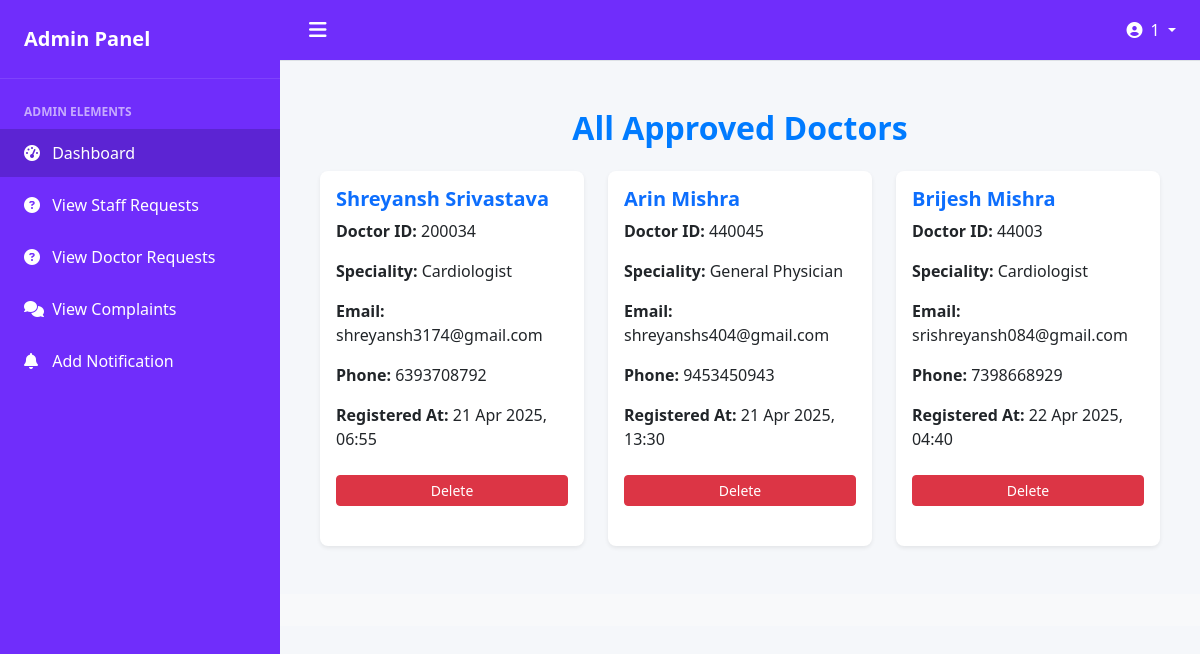
Page /adminapp/viewdoctor/ (signed in) on the committed database.
### adminapp/models.py (models this page shows, shortened)
class DoctorRegister(models.Model):
    doctor_id = models.CharField(max_length=20, primary_key=True)
    doctor_name = models.CharField(max_length=100)
    doctors_speciality = models.CharField(max_length=80)
    doctor_email = models.EmailField()
    doctor_phone = models.CharField(max_length=20)
    doctor_password = models.CharField(max_length=100)
    created_at = models.DateTimeField(auto_now_add=True)

### adminapp/views.py (the view)
# urls.py: path('viewdoctor/',views.viewdoctor,name='viewdoctor'),
@cache_control(no_store=True, no_cache=True, must_revalidate=True)
def viewdoctor(req):
    if 'adminid' not in req.session:  # Ensure admin is logged in
        return redirect('login')
    doctors = DoctorRegister.objects.all().order_by('created_at')
    return render(req, 'viewdoctor.html', {'doctors': doctors})

### adminapp/templates/viewdoctor.html
{% extends 'adminbase.html' %}
{% load static %}
{% block admin %}
<div class="container py-4">
    <h2 class="text-center mb-4" style="font-weight: 600; color: #007bff;">All Approved Doctors</h2>
    {% if doctors %}
        <div class="row g-4">
            {% for doc in doctors %}
            <div class="col-md-6 col-lg-4">
                <div class="card shadow-sm h-100">
                    <div class="card-body">
                        <h5 class="card-title text-primary fw-bold">{{ doc.doctor_name }}</h5>
                        <p class="card-text"><strong>Doctor ID:</strong> {{ doc.doctor_id }}</p>
                        <p class="card-text"><strong>Speciality:</strong> {{ doc.doctors_speciality }}</p>
                        <p class="card-text"><strong>Email:</strong> {{ doc.doctor_email }}</p>
                        <p class="card-text"><strong>Phone:</strong> {{ doc.doctor_phone }}</p>
                        <p class="card-text"><strong>Registered At:</strong> {{ doc.created_at|date:"d M Y, H:i" }}</p>
                        <a href="{% url 'adminapp:dkp' doc.doctor_id %}" class="btn btn-danger btn-sm w-100 mt-2">Delete</a>
                    </div>
                </div>
            </div>
            {% endfor %}
        </div>
    {% else %}
        <div class="alert alert-info text-center fw-bold fs-5 mt-4">
            No approved doctors found.
        </div>
    {% endif %}
</div>
{% endblock %}

### adminapp/templates/adminbase.html (style rules this page uses)
:root { --primary: rgb(112, 45, 251); --primary-hover: rgb(92, 36, 211); --sidebar-width: 280px; }
body { font-family: 'Segoe UI', Tahoma, Geneva, Verdana, sans-serif; background-color: #f5f7fa; margin: 0; overflow-x: hidden; }
.card { background-color: #fff; border: none; border-radius: 0.5rem; box-shadow: 0 0.125rem 0.25rem rgba(0, 0, 0, 0.075); margin-bottom: 1.5rem; }

### rows in the picture
DoctorRegister: doctor_name "Shreyansh Srivastava", doctor_id "200034", doctors_speciality "Cardiologist", doctor_email "shreyansh3174@gmail.com", doctor_phone "6393708792", created_at "21 Apr 2025, 06:55"
DoctorRegister: doctor_name "Arin Mishra", doctor_id "440045", doctors_speciality "General Physician", doctor_email "shreyanshs404@gmail.com", doctor_phone "9453450943", created_at "21 Apr 2025, 13:30"
DoctorRegister: doctor_name "Brijesh Mishra", doctor_id "44003", doctors_speciality "Cardiologist", doctor_email "srishreyansh084@gmail.com", doctor_phone "7398668929", created_at "22 Apr 2025, 04:40"

### other values in the picture
{{ request.session.adminid }} "1"
